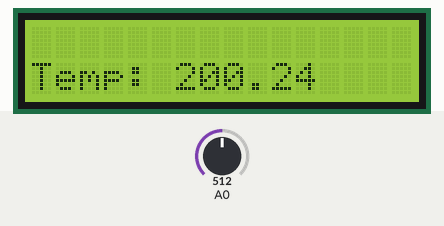
Simulated run of this sketch. Board: Arduino Uno, built with avr-gcc and run on an emulated ATmega328P. On the bench: 16×2 character LCD. Inputs (shaded band) come from the test bench; at power-on: A0 = 512. What the sketch prints to the serial monitor is not drawn.

Above: at 1.2 s.
1.3 s: A0 set to 716
At 2.2 s:
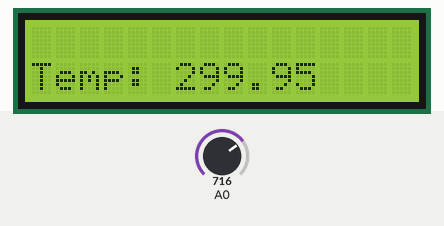
2.8 s: A0 set to 900
At 3.2 s:
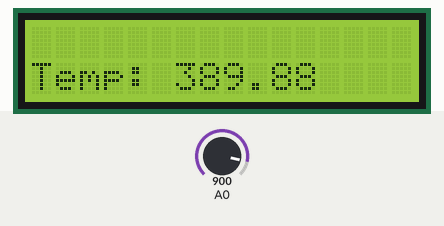
4.3 s: A0 set to 1023
At 4.6 s:
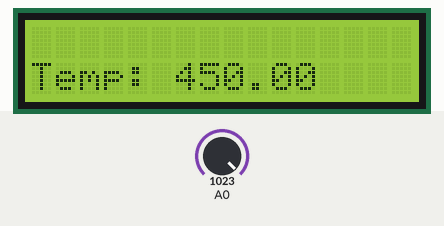
Timing chart, 0 to 7.3 s (numbered marks = the images above; inputs shaded):
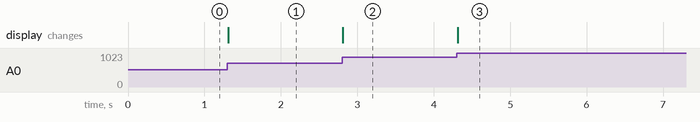

Measured:
- after the input at 1.3 s, the display: changes at once (image 1)
- after the input at 2.8 s, the display: changes at once (image 2)
- after the input at 4.3 s, the display: changes at once (image 3)

The sketch:

quiz03.ino
```cpp
// C++ code
//

#include <LiquidCrystal.h>

LiquidCrystal lcd(12, 11, 5, 4, 3, 2);
void setup()
{
  pinMode(A0, INPUT);
  lcd.begin(16, 2);
  Serial.begin(9600);
}

void loop()
{
  float value = analogRead(A0);
  float celsius = (value * 5 / 1023) / 0.01 - 50;
  Serial.println(celsius);
  lcd.setCursor(0, 1);
  lcd.print("Temp: ");
  lcd.print(celsius);
}
```
